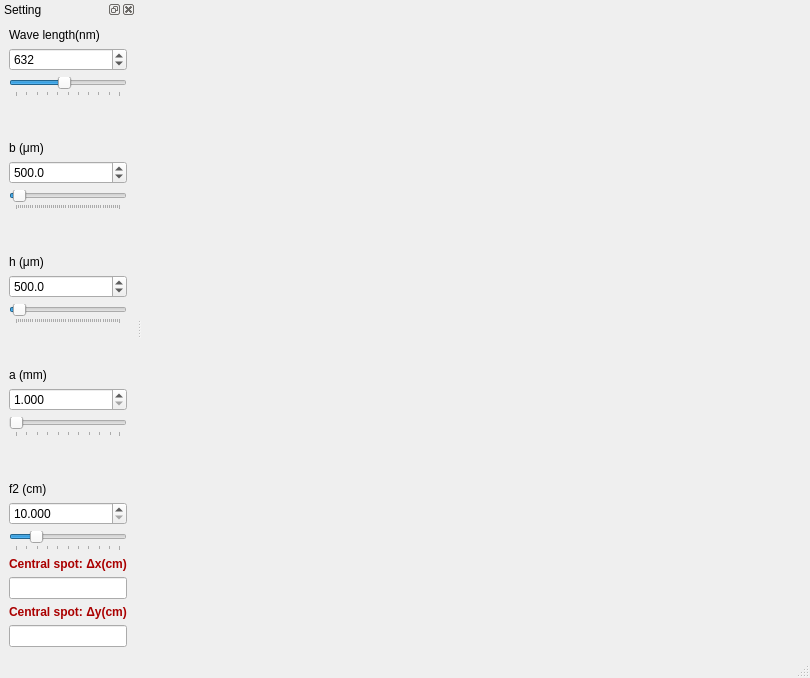
<?xml version="1.0" encoding="UTF-8"?>
<ui version="4.0">
 <class>MainWindow</class>
 <widget class="QMainWindow" name="MainWindow">
  <property name="geometry">
   <rect>
    <x>0</x>
    <y>0</y>
    <width>810</width>
    <height>678</height>
   </rect>
  </property>
  <property name="windowTitle">
   <string>Diffraction  - Fraunhofer</string>
  </property>
  <widget class="QWidget" name="centralWidget">
   <layout class="QHBoxLayout" name="horizontalLayout">
    <item>
     <widget class="MPL_WIDGET_2D" name="mplwidget1D" native="true"/>
    </item>
   </layout>
  </widget>
  <widget class="QDockWidget" name="dockWidget">
   <property name="windowTitle">
    <string>Setting</string>
   </property>
   <attribute name="dockWidgetArea">
    <number>1</number>
   </attribute>
   <widget class="QWidget" name="dockWidgetContents_3">
    <layout class="QHBoxLayout" name="horizontalLayout_4">
     <item>
      <layout class="QVBoxLayout" name="verticalLayout">
       <item>
        <widget class="QLabel" name="label_lamda">
         <property name="text">
          <string>Wave length(nm)</string>
         </property>
        </widget>
       </item>
       <item>
        <widget class="QSpinBox" name="SpinBox_lambda">
         <property name="statusTip">
          <string>Change the wave length of monochromatic light</string>
         </property>
         <property name="minimum">
          <number>400</number>
         </property>
         <property name="maximum">
          <number>900</number>
         </property>
         <property name="singleStep">
          <number>10</number>
         </property>
         <property name="value">
          <number>632</number>
         </property>
        </widget>
       </item>
       <item>
        <widget class="QSlider" name="slider_lambda">
         <property name="statusTip">
          <string>Change the wave length of monochromatic light</string>
         </property>
         <property name="minimum">
          <number>400</number>
         </property>
         <property name="maximum">
          <number>900</number>
         </property>
         <property name="singleStep">
          <number>10</number>
         </property>
         <property name="value">
          <number>632</number>
         </property>
         <property name="sliderPosition">
          <number>632</number>
         </property>
         <property name="orientation">
          <enum>Qt::Horizontal</enum>
         </property>
         <property name="tickPosition">
          <enum>QSlider::TicksBelow</enum>
         </property>
         <property name="tickInterval">
          <number>50</number>
         </property>
        </widget>
       </item>
       <item>
        <spacer name="verticalSpacer">
         <property name="orientation">
          <enum>Qt::Vertical</enum>
         </property>
         <property name="sizeHint" stdset="0">
          <size>
           <width>20</width>
           <height>40</height>
          </size>
         </property>
        </spacer>
       </item>
       <item>
        <widget class="QLabel" name="label_b">
         <property name="text">
          <string>&lt;html&gt;&lt;head/&gt;&lt;body&gt;&lt;p&gt;b (&amp;mu;m) &lt;/p&gt;&lt;/body&gt;&lt;/html&gt;</string>
         </property>
        </widget>
       </item>
       <item>
        <widget class="QDoubleSpinBox" name="SpinBox_b">
         <property name="statusTip">
          <string>Change the width of the rectangular aperture</string>
         </property>
         <property name="decimals">
          <number>1</number>
         </property>
         <property name="minimum">
          <double>1.000000000000000</double>
         </property>
         <property name="maximum">
          <double>20000.000000000000000</double>
         </property>
         <property name="singleStep">
          <double>100.000000000000000</double>
         </property>
         <property name="value">
          <double>500.000000000000000</double>
         </property>
        </widget>
       </item>
       <item>
        <widget class="QSlider" name="slider_b">
         <property name="statusTip">
          <string>Change the width of the rectangular aperture</string>
         </property>
         <property name="minimum">
          <number>1</number>
         </property>
         <property name="maximum">
          <number>20000</number>
         </property>
         <property name="singleStep">
          <number>100</number>
         </property>
         <property name="pageStep">
          <number>100</number>
         </property>
         <property name="value">
          <number>500</number>
         </property>
         <property name="sliderPosition">
          <number>500</number>
         </property>
         <property name="orientation">
          <enum>Qt::Horizontal</enum>
         </property>
         <property name="tickPosition">
          <enum>QSlider::TicksBelow</enum>
         </property>
         <property name="tickInterval">
          <number>400</number>
         </property>
        </widget>
       </item>
       <item>
        <spacer name="verticalSpacer_2">
         <property name="orientation">
          <enum>Qt::Vertical</enum>
         </property>
         <property name="sizeHint" stdset="0">
          <size>
           <width>20</width>
           <height>40</height>
          </size>
         </property>
        </spacer>
       </item>
       <item>
        <widget class="QLabel" name="label_h">
         <property name="text">
          <string>&lt;html&gt;&lt;head/&gt;&lt;body&gt;&lt;p&gt;h (&amp;mu;m) &lt;/p&gt;&lt;/body&gt;&lt;/html&gt;</string>
         </property>
        </widget>
       </item>
       <item>
        <widget class="QDoubleSpinBox" name="SpinBox_h">
         <property name="statusTip">
          <string>change the height of the recatangular aperture</string>
         </property>
         <property name="decimals">
          <number>1</number>
         </property>
         <property name="minimum">
          <double>1.000000000000000</double>
         </property>
         <property name="maximum">
          <double>20000.000000000000000</double>
         </property>
         <property name="singleStep">
          <double>100.000000000000000</double>
         </property>
         <property name="value">
          <double>500.000000000000000</double>
         </property>
        </widget>
       </item>
       <item>
        <widget class="QSlider" name="slider_h">
         <property name="statusTip">
          <string>change the height of the recatangular aperture</string>
         </property>
         <property name="minimum">
          <number>1</number>
         </property>
         <property name="maximum">
          <number>20000</number>
         </property>
         <property name="singleStep">
          <number>100</number>
         </property>
         <property name="pageStep">
          <number>100</number>
         </property>
         <property name="value">
          <number>500</number>
         </property>
         <property name="sliderPosition">
          <number>500</number>
         </property>
         <property name="orientation">
          <enum>Qt::Horizontal</enum>
         </property>
         <property name="tickPosition">
          <enum>QSlider::TicksBelow</enum>
         </property>
         <property name="tickInterval">
          <number>400</number>
         </property>
        </widget>
       </item>
       <item>
        <spacer name="verticalSpacer_3">
         <property name="orientation">
          <enum>Qt::Vertical</enum>
         </property>
         <property name="sizeHint" stdset="0">
          <size>
           <width>20</width>
           <height>40</height>
          </size>
         </property>
        </spacer>
       </item>
       <item>
        <widget class="QLabel" name="label_a">
         <property name="text">
          <string>a (mm)</string>
         </property>
        </widget>
       </item>
       <item>
        <widget class="QDoubleSpinBox" name="SpinBox_a">
         <property name="statusTip">
          <string>Change the side of the square-shaped screen</string>
         </property>
         <property name="decimals">
          <number>3</number>
         </property>
         <property name="minimum">
          <double>1.000000000000000</double>
         </property>
         <property name="maximum">
          <double>100.000000000000000</double>
         </property>
         <property name="singleStep">
          <double>0.500000000000000</double>
         </property>
         <property name="value">
          <double>1.000000000000000</double>
         </property>
        </widget>
       </item>
       <item>
        <widget class="QSlider" name="slider_a">
         <property name="statusTip">
          <string>Change the side of the square-shaped screen</string>
         </property>
         <property name="minimum">
          <number>1</number>
         </property>
         <property name="maximum">
          <number>100</number>
         </property>
         <property name="pageStep">
          <number>1</number>
         </property>
         <property name="value">
          <number>1</number>
         </property>
         <property name="orientation">
          <enum>Qt::Horizontal</enum>
         </property>
         <property name="tickPosition">
          <enum>QSlider::TicksBelow</enum>
         </property>
         <property name="tickInterval">
          <number>10</number>
         </property>
        </widget>
       </item>
       <item>
        <spacer name="verticalSpacer_4">
         <property name="orientation">
          <enum>Qt::Vertical</enum>
         </property>
         <property name="sizeHint" stdset="0">
          <size>
           <width>20</width>
           <height>40</height>
          </size>
         </property>
        </spacer>
       </item>
       <item>
        <widget class="QLabel" name="label_f2">
         <property name="text">
          <string>f2 (cm)</string>
         </property>
        </widget>
       </item>
       <item>
        <widget class="QDoubleSpinBox" name="SpinBox_f2">
         <property name="statusTip">
          <string>Change the focal length f2 of the lens L2</string>
         </property>
         <property name="decimals">
          <number>3</number>
         </property>
         <property name="minimum">
          <double>10.000000000000000</double>
         </property>
         <property name="maximum">
          <double>500.000000000000000</double>
         </property>
         <property name="singleStep">
          <double>1.000000000000000</double>
         </property>
         <property name="value">
          <double>10.000000000000000</double>
         </property>
        </widget>
       </item>
       <item>
        <widget class="QSlider" name="slider_f2">
         <property name="statusTip">
          <string>Change the focal length f2 of the lens L2</string>
         </property>
         <property name="minimum">
          <number>1</number>
         </property>
         <property name="maximum">
          <number>500</number>
         </property>
         <property name="singleStep">
          <number>10</number>
         </property>
         <property name="pageStep">
          <number>10</number>
         </property>
         <property name="value">
          <number>100</number>
         </property>
         <property name="orientation">
          <enum>Qt::Horizontal</enum>
         </property>
         <property name="tickPosition">
          <enum>QSlider::TicksBelow</enum>
         </property>
         <property name="tickInterval">
          <number>50</number>
         </property>
        </widget>
       </item>
       <item>
        <widget class="QLabel" name="label">
         <property name="text">
          <string>&lt;html&gt;&lt;head/&gt;&lt;body&gt;&lt;p&gt;&lt;span style=&quot; font-weight:600; color:#aa0000;&quot;&gt;Central spot: Δx(cm)&lt;/span&gt;&lt;/p&gt;&lt;/body&gt;&lt;/html&gt;</string>
         </property>
        </widget>
       </item>
       <item>
        <widget class="QLineEdit" name="lineEdit_dx">
         <property name="statusTip">
          <string>The width of the central maximum along (Ox)</string>
         </property>
         <property name="styleSheet">
          <string notr="true">color: rgb(0, 170, 0);</string>
         </property>
         <property name="locale">
          <locale language="English" country="UnitedStates"/>
         </property>
        </widget>
       </item>
       <item>
        <widget class="QLabel" name="label_2">
         <property name="text">
          <string>&lt;html&gt;&lt;head/&gt;&lt;body&gt;&lt;p&gt;&lt;span style=&quot; font-weight:600; color:#aa0000;&quot;&gt;Central spot: Δy(cm)&lt;/span&gt;&lt;/p&gt;&lt;/body&gt;&lt;/html&gt;</string>
         </property>
        </widget>
       </item>
       <item>
        <widget class="QLineEdit" name="lineEdit_dy">
         <property name="statusTip">
          <string>The width of the central maximum along (Oy)</string>
         </property>
         <property name="styleSheet">
          <string notr="true">color: rgb(0, 170, 0);</string>
         </property>
         <property name="locale">
          <locale language="English" country="UnitedStates"/>
         </property>
        </widget>
       </item>
      </layout>
     </item>
    </layout>
   </widget>
  </widget>
  <widget class="QStatusBar" name="statusBar"/>
 </widget>
 <customwidgets>
  <customwidget>
   <class>MPL_WIDGET_2D</class>
   <extends>QWidget</extends>
   <header location="global">mplwidget</header>
   <container>1</container>
  </customwidget>
 </customwidgets>
 <resources/>
 <connections/>
</ui>
